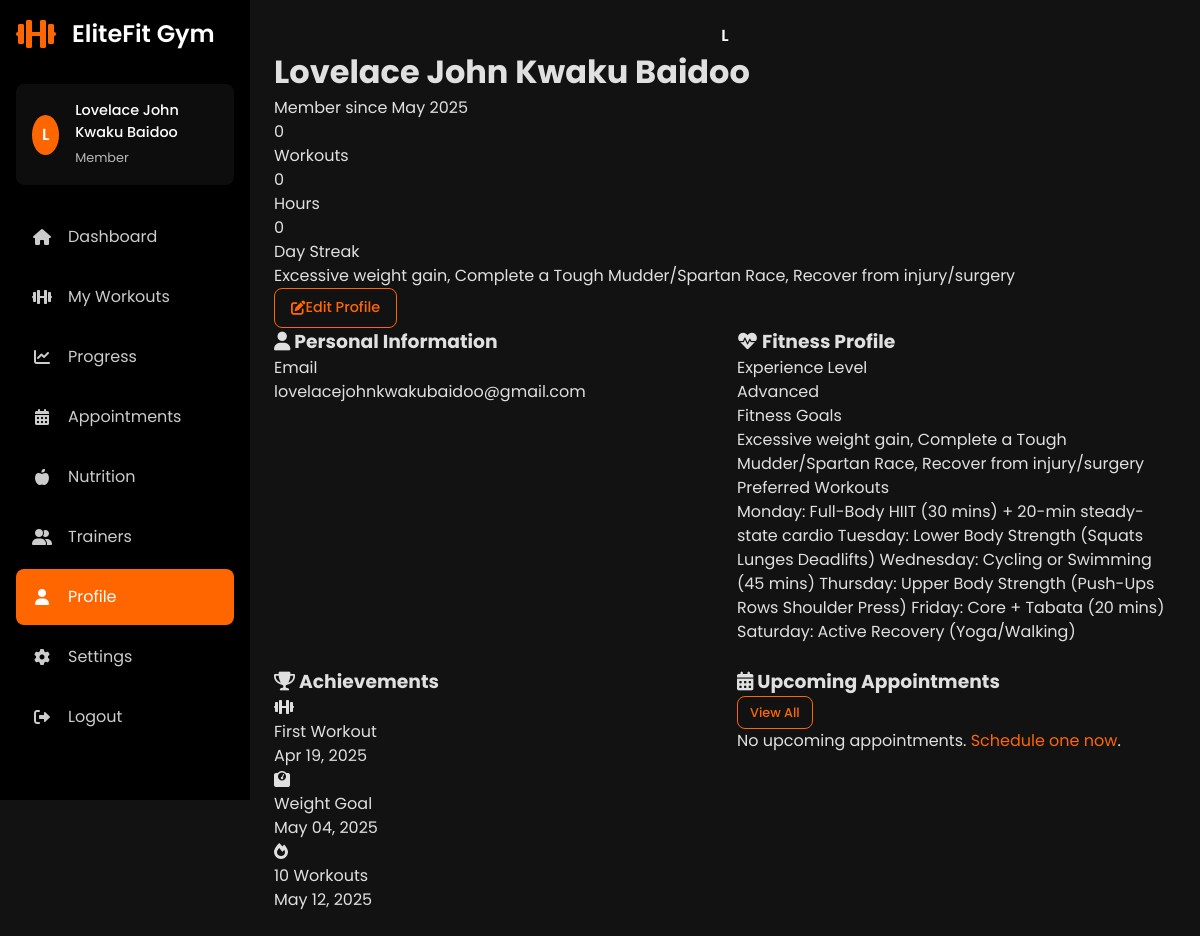
Screenshot of /Public/member/profile.php (signed in) with the database file from the repository.
### tables this page shows
CREATE TABLE IF NOT EXISTS `users` (
  `id` int NOT NULL AUTO_INCREMENT,
  `name` varchar(100) NOT NULL,
  `email` varchar(100) NOT NULL,
  `password` varchar(255) NOT NULL,
  `role` enum('Member','Trainer','Admin','EquipmentManager') NOT NULL,
  `experience_level` varchar(50) DEFAULT NULL,
  `fitness_goals` text,
  `preferred_routines` text,
  `created_at` timestamp NULL DEFAULT CURRENT_TIMESTAMP,
  `height` varchar(20) DEFAULT NULL,
  `weight` decimal(5,2) DEFAULT NULL,
  `date_of_birth` date DEFAULT NULL,
  `profile_image` varchar(255) DEFAULT NULL,
  `phone` varchar(20) DEFAULT NULL,
  `locked_until` datetime DEFAULT NULL,
  `failed_attempts` int DEFAULT '0',
  PRIMARY KEY (`id`),
  UNIQUE KEY `email` (`email`),
  KEY `idx_locked_until` (`locked_until`)
);

### Public/member/member-theme-helper.php (called while the page is built, shortened)
<?php
function getThemePreference($conn, $userId) {
  $theme = 'dark';
  try {
      $tableExists = $conn->query("SHOW TABLES LIKE 'member_settings'")->rowCount() > 0;
      if (!$tableExists) {
          $conn->exec("
              CREATE TABLE member_settings (
                  id INT AUTO_INCREMENT PRIMARY KEY,
                  user_id INT NOT NULL,
                  theme_preference VARCHAR(20) DEFAULT 'dark',
                  notification_email TINYINT(1) DEFAULT 1,
                  notification_sms TINYINT(1) DEFAULT 0,
                  show_weight_on_profile TINYINT(1) DEFAULT 0,
                  measurement_unit VARCHAR(10) DEFAULT 'metric',
                  created_at TIMESTAMP DEFAULT CURRENT_TIMESTAMP,
                  updated_at TIMESTAMP DEFAULT CURRENT_TIMESTAMP ON UPDATE CURRENT_TIMESTAMP,
                  UNIQUE KEY (user_id)
              )
          ");
          $stmt = $conn->prepare("INSERT INTO member_settings (user_id) VALUES (?)");
          $stmt->execute([$userId]);
      } else {
          $columnExists = $conn->query("SHOW COLUMNS FROM member_settings LIKE 'theme_preference'")->rowCount() > 0;
      }
      $stmt = $conn->prepare("SELECT theme_preference FROM member_settings WHERE user_id = ?");
      $stmt->execute([$userId]);
      $themeResult = $stmt->fetch(PDO::FETCH_ASSOC);
      if ($themeResult && isset($themeResult['theme_preference'])) {
          $theme = $themeResult['theme_preference'];
      }
  } catch (PDOException $e) {
  }
  return $theme;
}

### Public/member/profile.php (the view, shortened to what this page needs)
<?php
$userId = $_SESSION['user_id'];
$userName = $_SESSION['name'];
$userEmail = $_SESSION['email'] ?? '';
$profileImage = $_SESSION['profile_image'] ?? '';
$conn = connectDB();
require_once 'member-theme-helper.php';
$theme = getThemePreference($conn, $userId);
$profile = [
    'name' => $userName,
    'email' => $userEmail,
    'phone' => '',
    'height' => '',
    'weight' => '',
    'date_of_birth' => '',
    'experience_level' => '',
    'fitness_goals' => '',
    'preferred_routines' => '',
    'profile_image' => $profileImage,
    'join_date' => date('Y-m-d')
];
try {
    $stmt = $conn->prepare("SELECT * FROM users WHERE id = ?");
    $stmt->execute([$userId]);
    $userData = $stmt->fetch(PDO::FETCH_ASSOC);
    if ($userData) {
        $profile['name'] = $userData['name'];
        $profile['email'] = $userData['email'];
        $profile['phone'] = $userData['phone'] ?? '';
        $profile['height'] = $userData['height'] ?? '';
        $profile['weight'] = $userData['weight'] ?? '';
        $profile['date_of_birth'] = $userData['date_of_birth'] ?? '';
        $profile['experience_level'] = $userData['experience_level'] ?? '';
        $profile['fitness_goals'] = $userData['fitness_goals'] ?? '';
        $profile['preferred_routines'] = $userData['preferred_routines'] ?? '';
        $profile['profile_image'] = $userData['profile_image'] ?? '';
        $profile['join_date'] = $userData['join_date'] ?? date('Y-m-d');
    }
} catch (PDOException $e) {
}
$workoutStats = [
    'total_workouts' => 0,
    'total_hours' => 0,
    'streak' => 0
];
$achievements = [];
try {
    $tableExists = $conn->query("SHOW TABLES LIKE 'achievements'")->rowCount() > 0;
    if ($tableExists) {
        $stmt = $conn->prepare("
            SELECT a.* FROM achievements a
            JOIN user_achievements ua ON a.id = ua.achievement_id
            WHERE ua.user_id = ?
            ORDER BY ua.achieved_date DESC
        ");
        $stmt->execute([$userId]);
        $achievements = $stmt->fetchAll(PDO::FETCH_ASSOC);
    } else {
        $achievements = [
            [
                'name' => 'First Workout',
                'icon' => 'fa-dumbbell',
                'achieved_date' => date('Y-m-d', strtotime('-30 days'))
            ],
            [
                'name' => 'Weight Goal',
                'icon' => 'fa-weight',
                'achieved_date' => date('Y-m-d', strtotime('-15 days'))
            ],
            [
                'name' => '10 Workouts',
                'icon' => 'fa-fire',
                'achieved_date' => date('Y-m-d', strtotime('-7 days'))
            ]
        ];
    }
} catch (PDOException $e) {
}
$appointments = [];
?>
<!DOCTYPE html>
<html lang="en" data-theme="<?php echo $theme; ?>">
<head>
    <link rel="stylesheet" href="https://cdnjs.cloudflare.com/ajax/libs/font-awesome/6.0.0-beta3/css/all.min.css">
    <link rel="stylesheet" href="../assets/css/member-dashboard.css">
</head>
<body>
    <div class="dashboard-container">
        <div class="sidebar" id="sidebar">
            <div class="sidebar-header">
                <i class="fas fa-dumbbell fa-2x"></i>
                <h2>EliteFit Gym</h2>
            </div>
            <div class="sidebar-user">
                <div class="user-avatar">
                    <?php if (!empty($profileImage)): ?>
                        <img src="<?php echo htmlspecialchars($profileImage); ?>" alt="Profile">
                    <?php else: ?>
                        <div class="avatar-placeholder">
                            <?php echo strtoupper(substr($userName, 0, 1)); ?>
                        </div>
                    <?php endif; ?>
                </div>
                <div class="user-info">
                    <h3><?php echo htmlspecialchars($userName); ?></h3>
                    <span class="user-status">Member</span>
                </div>
            </div>
            <ul class="sidebar-menu">
                <li><a href="dashboard.php"><i class="fas fa-home"></i> <span>Dashboard</span></a></li>
                <li><a href="workouts.php"><i class="fas fa-dumbbell"></i> <span>My Workouts</span></a></li>
                <li><a href="progress.php"><i class="fas fa-chart-line"></i> <span>Progress</span></a></li>
                <li><a href="appointments.php"><i class="fas fa-calendar-alt"></i> <span>Appointments</span></a></li>
                <li><a href="nutrition.php"><i class="fas fa-apple-alt"></i> <span>Nutrition</span></a></li>
                <li><a href="trainers.php"><i class="fas fa-user-friends"></i> <span>Trainers</span></a></li>
                <li><a href="profile.php" class="active"><i class="fas fa-user"></i> <span>Profile</span></a></li>
                <li><a href="settings.php"><i class="fas fa-cog"></i> <span>Settings</span></a></li>
                <li><a href="../logout.php"><i class="fas fa-sign-out-alt"></i> <span>Logout</span></a></li>
            </ul>
        </div>
        <div class="main-content">
            <div class="profile-header">
                <div class="profile-avatar">
                    <?php if (!empty($profile['profile_image'])): ?>
                        <img src="<?php echo htmlspecialchars($profile['profile_image']); ?>" alt="Profile">
                    <?php else: ?>
                        <div class="avatar-placeholder">
                            <?php echo strtoupper(substr($profile['name'], 0, 1)); ?>
                        </div>
                    <?php endif; ?>
                </div>
                <h1 class="profile-name"><?php echo htmlspecialchars($profile['name']); ?></h1>
                <div class="profile-role">Member since <?php echo date('F Y', strtotime($profile['join_date'])); ?></div>
                <div class="profile-stats">
                    <div class="stat-item">
                        <div class="stat-number"><?php echo $workoutStats['total_workouts']; ?></div>
                        <div class="stat-text">Workouts</div>
                    </div>
                    <div class="stat-item">
                        <div class="stat-number"><?php echo $workoutStats['total_hours']; ?></div>
                        <div class="stat-text">Hours</div>
                    </div>
                    <div class="stat-item">
                        <div class="stat-number"><?php echo $workoutStats['streak']; ?></div>
                        <div class="stat-text">Day Streak</div>
                    </div>
                </div>
                <?php if (!empty($profile['fitness_goals'])): ?>
                    <p class="profile-bio"><?php echo htmlspecialchars($profile['fitness_goals']); ?></p>
                <?php endif; ?>
                <a href="settings.php" class="btn btn-outline">
                    <i class="fas fa-edit"></i> Edit Profile
                </a>
            </div>
            <div class="profile-details">
                <div class="detail-card">
                    <div class="detail-header">
                        <h3><i class="fas fa-user"></i> Personal Information</h3>
                    </div>
                    <div class="detail-content">
                        <div class="detail-item">
                            <div class="detail-label">Email</div>
                            <div class="detail-value"><?php echo htmlspecialchars($profile['email']); ?></div>
                        </div>
                    </div>
                </div>
                <div class="detail-card">
                    <div class="detail-header">
                        <h3><i class="fas fa-heartbeat"></i> Fitness Profile</h3>
                    </div>
                    <div class="detail-content">
                        <div class="detail-item">
                            <div class="detail-label">Experience Level</div>
                            <div class="detail-value">
                                <?php echo !empty($profile['experience_level']) ? htmlspecialchars($profile['experience_level']) : 'Not specified'; ?>
                            </div>
                        </div>
                        <div class="detail-item">
                            <div class="detail-label">Fitness Goals</div>
                            <div class="detail-value">
                                <?php if (!empty($profile['fitness_goals'])): ?>
                                    <?php echo htmlspecialchars($profile['fitness_goals']); ?>
                                <?php else: ?>
                                    Not specified
                                <?php endif; ?>
                            </div>
                        </div>
                        <div class="detail-item">
                            <div class="detail-label">Preferred Workouts</div>
                            <div class="detail-value">
                                <?php if (!empty($profile['preferred_routines'])): ?>
                                    <?php
                                    $routines = explode(',', $profile['preferred_routines']);
                                    foreach ($routines as $routine):
                                    ?>
                                        <span class="badge badge-primary"><?php echo htmlspecialchars(trim($routine)); ?></span>
                                    <?php endforeach; ?>
                                <?php else: ?>
                                    Not specified
                                <?php endif; ?>
                            </div>
                        </div>
                    </div>
                </div>
                <div class="detail-card">
                    <div class="detail-header">
                        <h3><i class="fas fa-trophy"></i> Achievements</h3>
                    </div>
                    <div class="detail-content">
                        <?php if (empty($achievements)): ?>
                            <p>No achievements yet. Keep working out to earn badges!</p>
                        <?php else: ?>
                            <div class="achievement-list">
                                <?php foreach ($achievements as $achievement): ?>
                                    <div class="achievement">
                                        <div class="achievement-icon">
                                            <i class="fas <?php echo $achievement['icon'] ?? 'fa-award'; ?>"></i>
                                        </div>
                                        <div class="achievement-name"><?php echo htmlspecialchars($achievement['name']); ?></div>
                                        <div class="achievement-date">
                                            <?php echo date('M d, Y', strtotime($achievement['achieved_date'])); ?>
                                        </div>
                                    </div>
                                <?php endforeach; ?>
                            </div>
                        <?php endif; ?>
                    </div>
                </div>
                <div class="detail-card">
                    <div class="detail-header">
                        <h3><i class="fas fa-calendar-alt"></i> Upcoming Appointments</h3>
                        <a href="appointments.php" class="btn btn-sm btn-outline">View All</a>
                    </div>
                    <div class="detail-content">
                        <?php if (empty($appointments)): ?>
                            <p>No upcoming appointments. <a href="appointments.php">Schedule one now</a>.</p>
                        <?php endif; ?>
                    </div>
                </div>
            </div>
        </div>
    </div>
</body>
</html>

### rows the page displays
users: name "L", name "Lovelace John Kwaku Baidoo", failed_attempts "0", fitness_goals "Excessive weight gain, Complete a Tough Mudder/Spartan Race, Recover from injury/surgery", email "lovelacejohnkwakubaidoo@gmail.com", experience_level "Advanced", preferred_routines "Monday: Full-Body HIIT (30 mins) + 20-min steady-state cardio Tuesday: Lower Body Strength (Squats", preferred_routines "Lunges", preferred_routines "Deadlifts) Wednesday: Cycling or Swimming (45 mins) Thursday: Upper Body Strength (Push-Ups", preferred_routines "Rows", preferred_routines "Shoulder Press) Friday: Core + Tabata (20 mins) Saturday: Active Recovery (Yoga/Walking)"

### other values shown
substr($userName, 0, 1) "L"
$userName "Lovelace John Kwaku Baidoo"
date('F Y', strtotime($profile['join_date'])) "May 2025"
$achievement['name'] "First Workout"
date('M d, Y', strtotime($achievement['achieved_date'])) "Apr 19, 2025"
$achievement['name'] "Weight Goal"
date('M d, Y', strtotime($achievement['achieved_date'])) "May 04, 2025"
$achievement['name'] "10 Workouts"
date('M d, Y', strtotime($achievement['achieved_date'])) "May 12, 2025"
